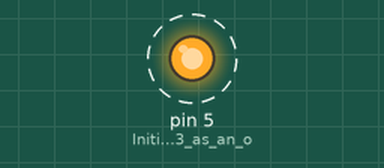
Recording of a sketch running on a simulated Arduino Uno, built with avr-gcc and run on an emulated ATmega328P. Parts: output pins drawn as LEDs (lit = HIGH). Dashed ring = blinking. What the sketch prints to the serial monitor is not drawn.

Above: at 0.05 s.
Timing chart, 0 to 3.0 s (numbered marks = the images above):
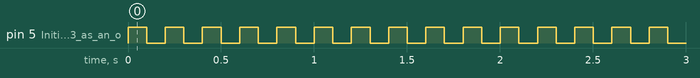

Measured:
- by itself, pin 5 (Initialize_pin_13_as_an_o): alternates HIGH for 0.10 s and LOW for 0.10 s

The sketch:

HelloWorld.ino
```cpp
/*  Basic Functions for this Hello World :)
* pinMode()
* |
*/


// This is the code which only runs 1 time
void setup() {
  pinMode(5, OUTPUT); // Initialize pin 13 as an output
  Serial.begin(9600);
}

// And this one runs repeatedly after running the setup()
void loop() {
  digitalWrite(5,HIGH); // Turns the pin 13 ON
  Serial.println("Hello world :D");
  delay(100); // Waits 1 second
  digitalWrite(5,LOW); // Turns the pin 13 OFF
  delay(100); // Waits 1 second again
}
```
